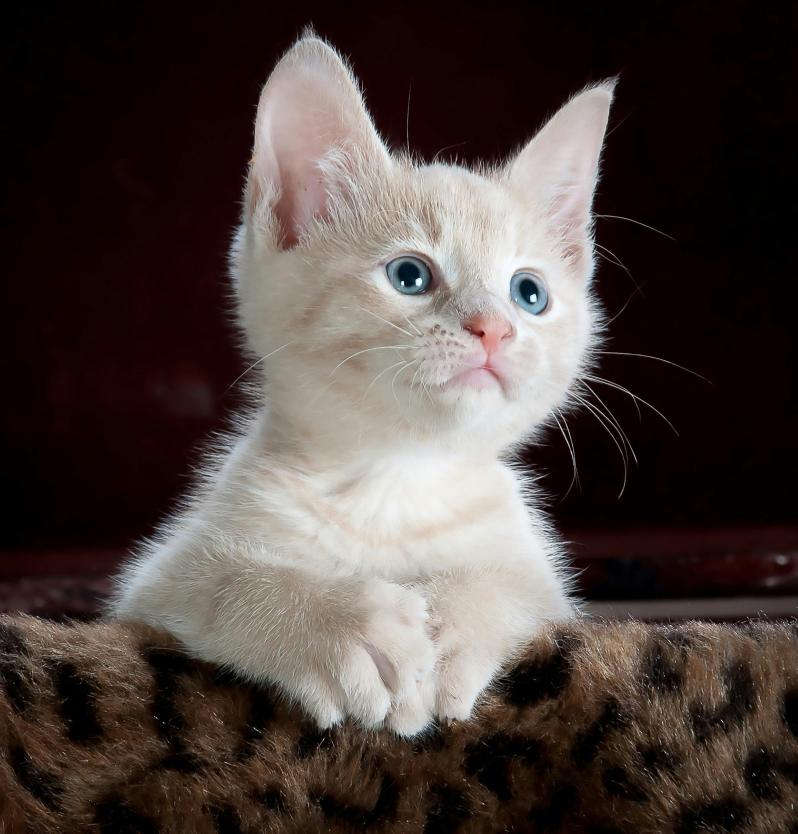
#> input picture photos/cat.jpeg, 2392 x 2500 px (shown at 1/3 size)
$ python contour.py
#> lines starting #> are read from the running program, lines starting #| are printed output that depends on the picture; after the words box and inside, x2 and y2 are one past the last pixel; in counts of white or black regions, pixels touching at a corner belong together
import cv2 as cv
import numpy as np
img=cv.imread('./photos/cat.jpeg')
#> img is the input picture: shape (2500, 2392, 3); mean B, G, R 63.1, 66.8, 77.4
resized_img=cv.resize(img,(500,500),interpolation=cv.INTER_AREA)
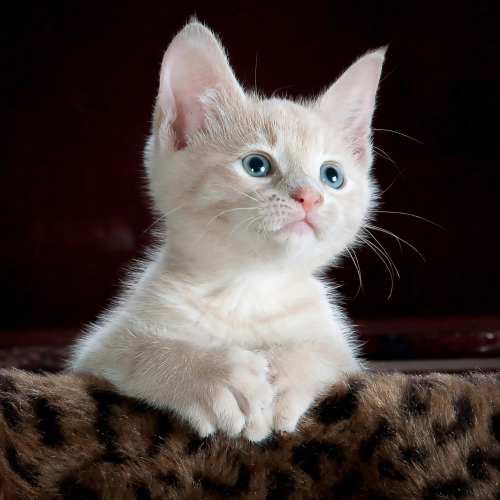
#> resized_img: shape (500, 500, 3); mean B, G, R 63.1, 66.8, 77.4
#blank image
blank=np.zeros((500,500,3),dtype='uint8')

if resized_img is None:
    print('image not found')
else:
    cv.imshow('CAT',resized_img)
gray=cv.cvtColor(resized_img,cv.COLOR_BGR2GRAY)
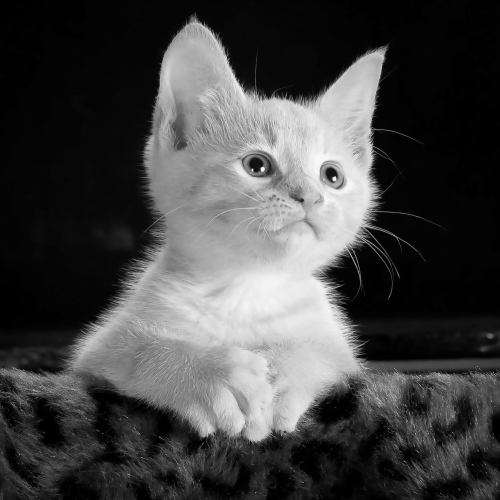
#> gray: shape (500, 500); min 0, max 251, mean 69.5
cv.imshow('gray',gray)
#blur the image
blur=cv.GaussianBlur(gray,(5,5),cv.BORDER_DEFAULT)
# cv.imshow('blur',blur)

# #edge cascade
canny=cv.Canny(blur,125,175)
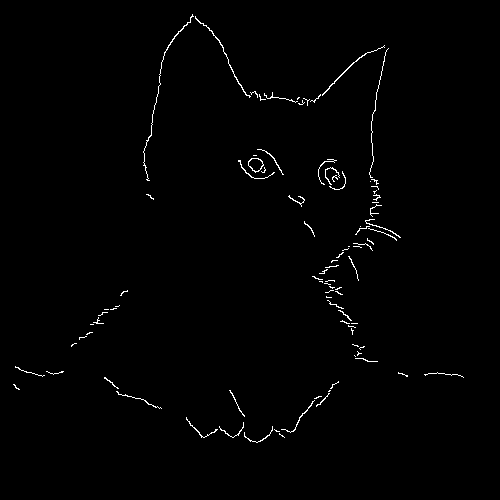
#> canny: shape (500, 500); 0.91% white in thin lines or dots, all inside (x1, y1, x2, y2) = (13, 14, 464, 443)
# cv.imshow('canny',canny)
# #threshold
ret,thresh=cv.threshold(gray,125,255,cv.THRESH_BINARY)
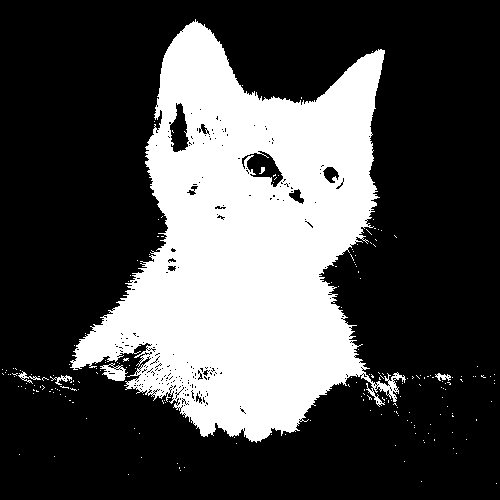
#> thresh: shape (500, 500); 30% white; 204 white regions (198 under 20 px)
cv.imshow('thresh',thresh)

contour,heirarchies=cv.findContours(canny,cv.RETR_LIST,cv.CHAIN_APPROX_NONE)
#> contour = 93 contours, 88 with area under 20; largest, box (x1, y1, x2, y2) and area: (248, 158, 264, 173) 148, (248, 158, 264, 172) 132, (195, 16, 251, 98) 40, (322, 45, 385, 96) 38, (143, 14, 194, 181) 32
# print(contour) get form the contours
cv.drawContours(blank,contour,-1,(0,255,255),0)
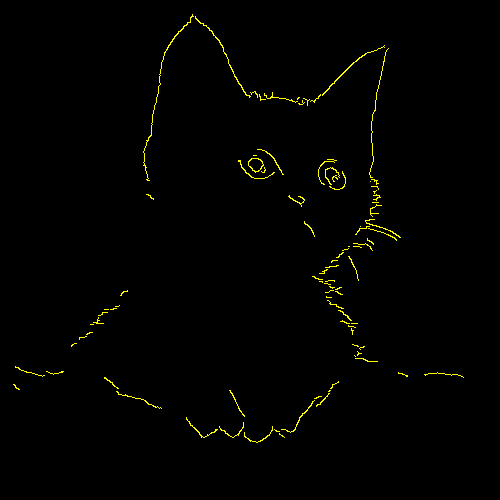
#> blank: shape (500, 500, 3); mean of channels 0, 1, 2 0, 2.3, 2.3; drawn as B, G, R
cv.imshow('contour_blank',blank)
# #RETR_LIST-->retrive all the contours(mode)
# #CHAIN_APPROX_NONE-->retrive all the contours
# #CHAIN_APPROX_SIMPLE-->retrive meaningful contours if its a line two contour is enough to represent it
print(f'{len(contour)} contours found')
#| 93 contours found
cv.waitKey(0)

$ run again, with photos/image.jpg copied over photos/cat.jpeg
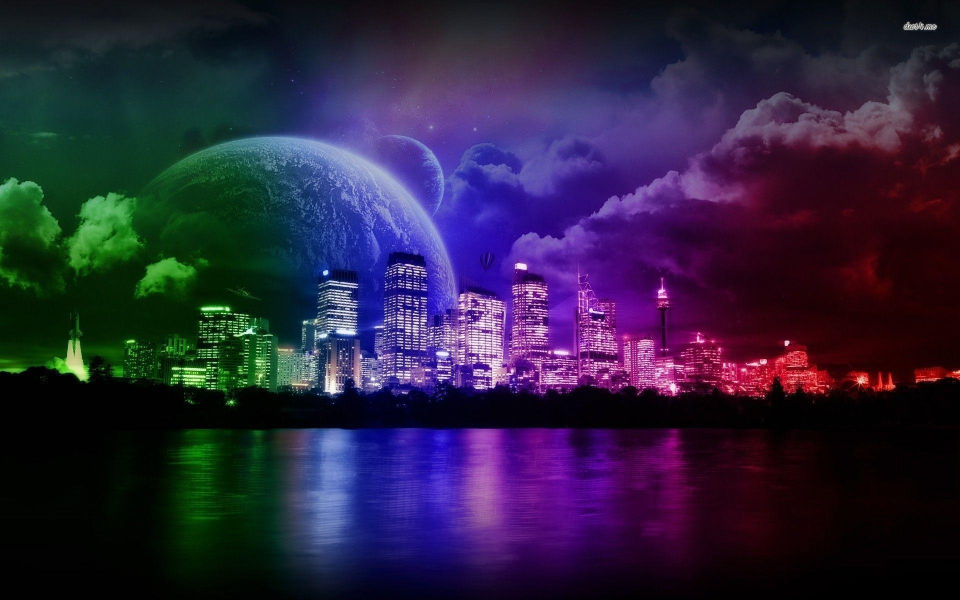
#> input picture photos/image.jpg, 1920 x 1200 px (shown at 1/2 size)
#> img is the input picture: shape (1200, 1920, 3); mean B, G, R 61.7, 33.8, 43.2
#> `canny=cv.Canny(blur,125,175)`:
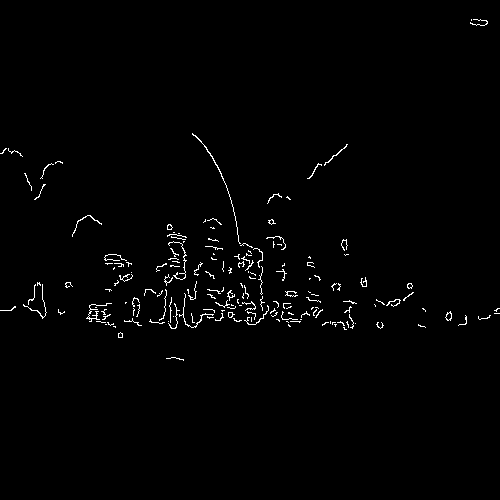
#> canny: shape (500, 500); 1.2% white in thin lines or dots, all inside (x1, y1, x2, y2) = (0, 19, 500, 361)
#> thresh: shape (500, 500); 3.7% white; 645 white regions (593 under 20 px)
#> contour = 184 contours, 178 with area under 20; largest, box (x1, y1, x2, y2) and area: (445, 311, 452, 321) 36, (445, 312, 452, 321) 28, (192, 133, 241, 244) 28, (228, 312, 235, 318) 20, (407, 283, 413, 289) 20, (167, 224, 173, 230) 20
#> `cv.drawContours(blank,contour,-1,(0,255,255),0)`:
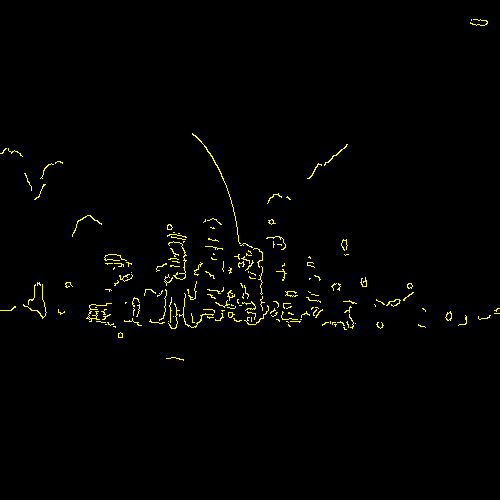
#> blank: shape (500, 500, 3); mean of channels 0, 1, 2 0, 3.1, 3.1; drawn as B, G, R
#| 184 contours found
